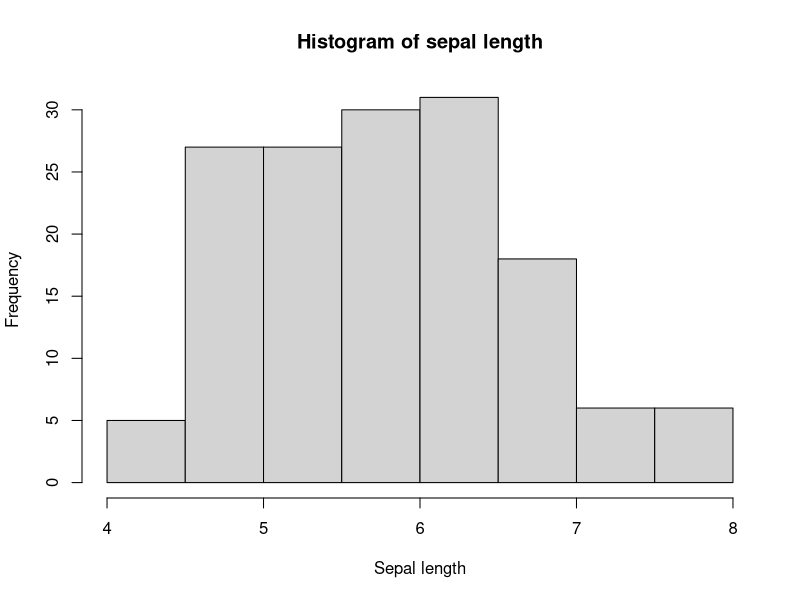

Recreate this plot in R.
## ---- chunk 1
hist(
  iris$Sepal.Length,
  main = "Histogram of sepal length",
  xlab = "Sepal length"  # highlighted line #<<
)
